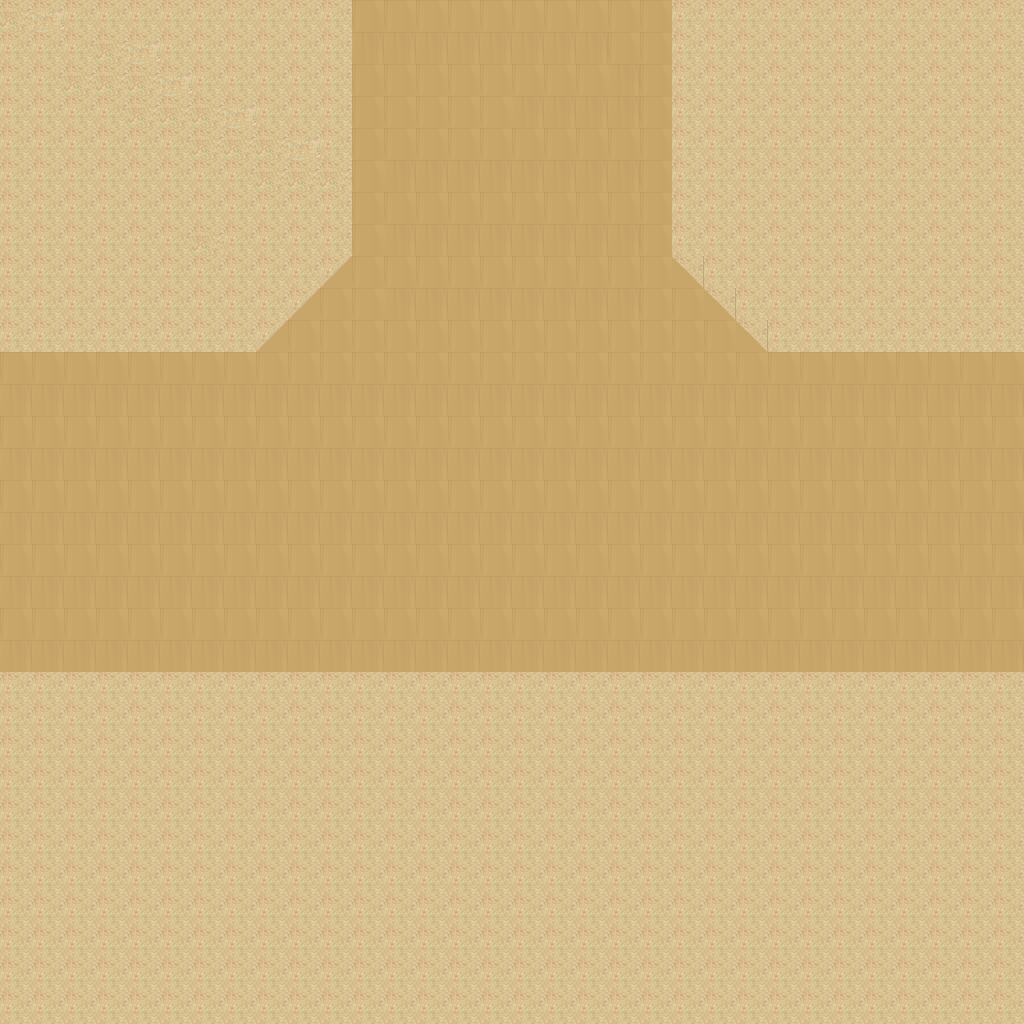

Tiled map render using the project's own tile images. Description and the map definition, with tile-layer contents summarised, below:
An orthogonal 32x32 tile map with 32x32 px tiles, 1 tile layer (Tile Layer 1).

<map version="1.0" orientation="orthogonal" renderorder="right-down" width="32" height="32" tilewidth="32" tileheight="32" nextobjectid="1">
 <tileset firstgid="1" name="desert_5" tilewidth="32" tileheight="32" tilecount="48">
  <image source="../Images/map/desert_5.png" width="256" height="192" />
 </tileset>
 <layer name="Tile Layer 1" width="32" height="32">
  <data>[1024 cells, 1024 non-empty, 22 distinct tile ids]</data>
 </layer>
</map>
